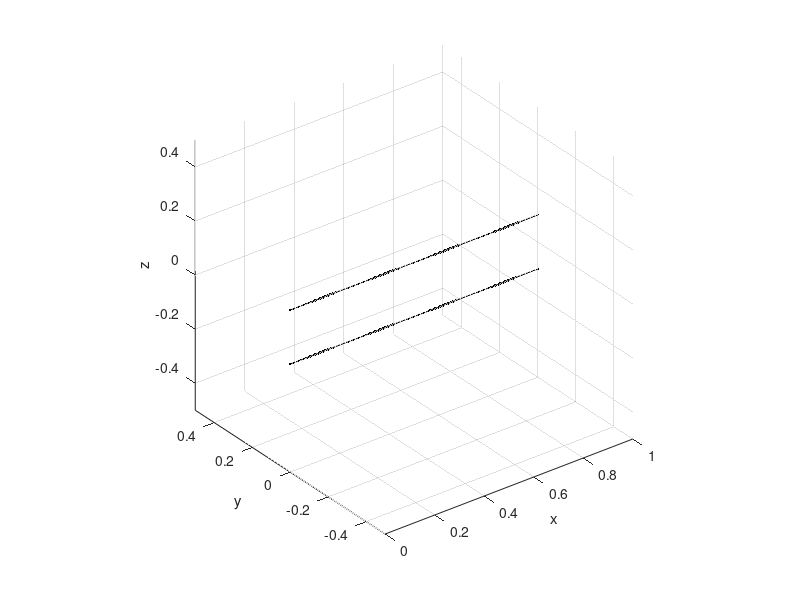

The MATLAB source for this figure:
clear
close all
clc
restoredefaultpath
%%
Lumped=[];Lumped.node_start=[];Lumped.node_end=[];Lumped.R=[];Lumped.L=[];Lumped.Cinv=[];Lumped.value=[];
Current_Source=[];Current_Source.node=[];Current_Source.value=[];
%% BEGIN USER SETTINGS
% generate below variable NN (3,nNodes) which contains the coordinate of the stick mesh
long=1; % length of the two_wire_line [m]
dist=0.2; % distance between the two lines [m]
nsp=100; % number of points
NN1=zeros(3,nsp);
NN1(1,:)=linspace(0,long,nsp);
NN1(3,:)=dist*0.5;
NN2=zeros(3,nsp);
NN2(1,:)=linspace(0,long,nsp);
NN2(3,:)=-dist*0.5;
NN=[NN1,NN2];
% generate below variable GG (2,nSticks) which is the edges-nodes incidence matrix
G=[1:nsp-1;2:nsp];
G=[G,G+nsp];
% generate Lumped element (R, L, C, or voltage source elements)
Lumped(1).node_start=-1; % node1 of the lumped branch (if positive it is a mesh node, if negative is an appended node)
Lumped(1).node_end=1;  % node2 of the lumped branch (if positive it is a mesh node, if negative is an appended node)
Lumped(1).R=0; % lumped resitance of the lumped branch
Lumped(1).L=0; % lumped inductance of the lumped branch
Lumped(1).Cinv=0; % lumped "inverse of  the capacitance" of the lumped branch
Lumped(1).value=1; % voltage source value 
Lumped(2).node_start=-1;
Lumped(2).node_end=nsp+1;
Lumped(2).R=0;
Lumped(2).L=0;
Lumped(2).Cinv=0;
Lumped(2).value=-1; % voltage source value 

% generate injected currents
% Current_Source(1).node=1; % node where the current is injected 
% Current_Source(1).value=1; % value of the injected current
% Current_Source(2).node=101;
% Current_Source(2).value=-1;
% END USER SETTINGS
%%
nNodes=size(NN,2);
nSticks=size(G,2);
%%
figure(1)
plot3(0,0,0,'r')
hold on
plot3(0,0,0,'g')
plot3(0,0,0,'b')
axis equal
grid on
view(3)
xlabel('x')
ylabel('y')
zlabel('z')
plot3([NN(1,G(1,:));NN(1,G(2,:))],[NN(2,G(1,:));NN(2,G(2,:))],[NN(3,G(1,:));NN(3,G(2,:))],'.-','color','k')
%% 
save data.mat G NN Lumped Current_Source
%%










